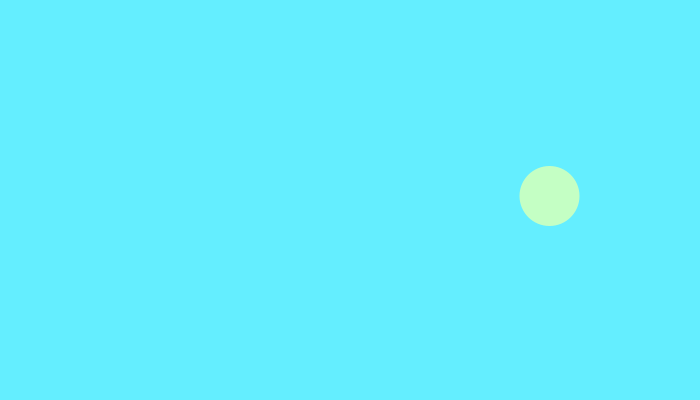
Frame 1 (no input)
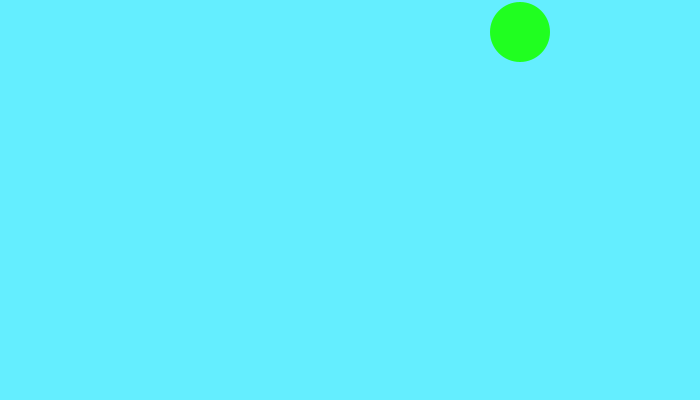
Frame 60 (the mouse pressed at the canvas centre just before this capture)
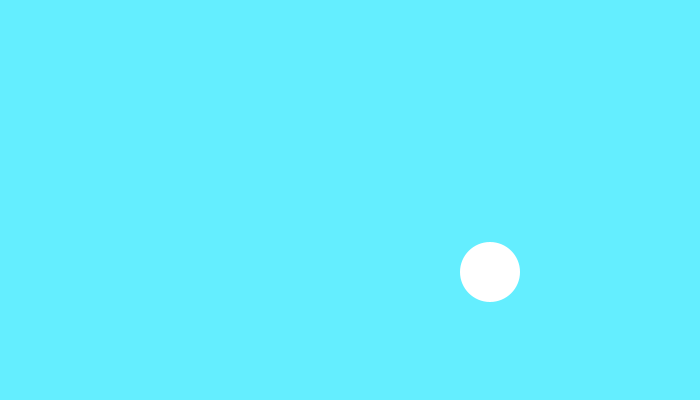
Frame 120 (the mouse held since frame 60 and released just before this capture)

The Processing sketch that drew these frames (run headless with seeded random() and noise(); from frame 60 on, the mouse is pressed at the canvas centre):

// Processing sketch: processing_187031
// ── processing_187031.pde

float circle_x = 550;
float circle_y = 200;
float circle_speed_x = -.5;
float circle_speed_y = -4;
void setup() {
  size(700, 400);
}
void draw() {
  background(100, 238, 255);
  circle_x = circle_x + circle_speed_x;
  circle_y = circle_y + circle_speed_y;
  noStroke();
  fill(circle_y, circle_x, circle_y);
  ellipse(circle_x, circle_y, 60, 60);

  //if the circle goes off screen
  //put circle on screen
  //if circle_y is negative

  if (circle_y < 0) {
    circle_speed_y = 4; //speed once it bounces off the top
  }

  // if circle_y is off the bottom of the screen
  // if circle_y is greater than the height 
  if (circle_y > height) {
    circle_speed_y = -4;
  }
  //if the circle goes off the left side
  //put circle back on screen(positive)
  // if circle_x is positive

  if (circle_x < 0) {
    circle_speed_x = 5;
  }

  // if the circle goess off the right side of the screen
  //make it bounce back
  //if circle_x is negative

  if (circle_x > width ) {
    circle_speed_x = -5;
    
  
  }
}
